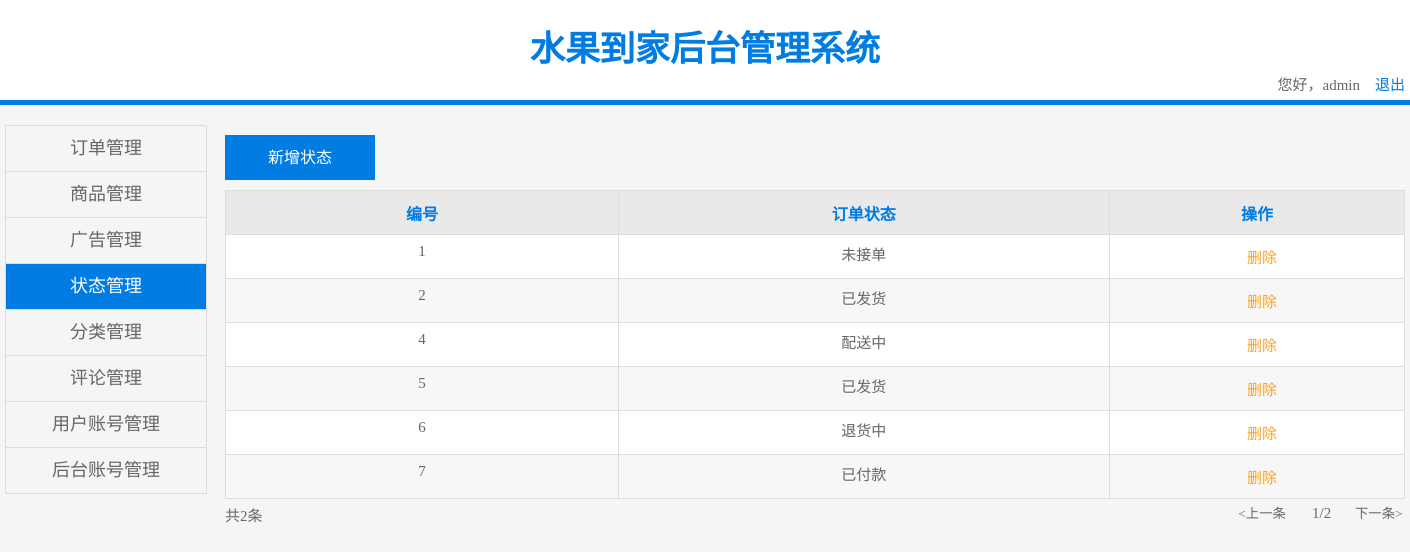
The page /admin/status.php on the database its author committed.
### tables this page shows
CREATE TABLE `status` (
  `id` int(10) unsigned NOT NULL AUTO_INCREMENT,
  `name` varchar(50) NOT NULL,
  PRIMARY KEY (`id`)
);

### admin/status.php (the view, shortened to what this page needs)
<?php
    $sql = "select * from status";
    $rst = mysql_query($sql);
?>
<!DOCTYPE html>
<html lang="en">
<head>
    <link href="css/public.css" type="text/css" rel="stylesheet"/>
    <link href="css/order_statistics.css" type="text/css" rel="stylesheet"/>
</head>
<body>
    <div class="header">
        <div class="header_size">
            <p class="header_title">水果到家后台管理系统 </p>
            <span class="header_exit">您好，admin&nbsp;&nbsp;&nbsp; <a href="#">退出</a></span>
        </div>
    </div>
    <div class="content">
        <div class="con_con">
            <ul class="nav">
                <li><a href="#">订单管理</a></li>
                <li><a href="product.php">商品管理</a></li>
                <li><a href="adv.php">广告管理</a></li>
                <li><a href="status.php" class="active">状态管理</a></li>
                <li><a href="class.php">分类管理</a></li>
                <li><a href="comment.php">评论管理</a></li>
                <li><a href="business.php">用户账号管理</a></li>
                <li><a href="#">后台账号管理</a></li>
            </ul>
            <div class="right">
                 <p class="add"><input type="text" value="新增状态"  onfocus="this.blur()" class="add_newAdv"></p>
                <table class="details">
                    <tr>
                        <th class="classification">编号</th>
                        <th class="name">订单状态</th>
                        <th class="number">操作</th>
                    </tr>
                    <?php while($row=mysql_fetch_assoc($rst)){ ?>
                        <tr>
                            <td class="classification"><span><?php echo $row['id']; ?></span></td>
                            <td class="name"><span><?php echo $row['name']; ?></span></td>
                            <td class="number">
                                <a href="./page/status/delete.php?id=<?php echo $row['id']; ?>&name=<?php echo $row['name']; ?>" class="Delete">删除</a>
                            </td>
                        </tr>
                    <?php } ?>
                </table>
                <div class="page">
                    <p class="left">共2条</p>
                    <p class="right">
                        <input type="text" value="<上一条" onfocus="this.blur()">
                        <span>1/2</span>
                        <input type="text" value="下一条>" onfocus="this.blur()">
                    </p>
                </div>
            </div>
        </div>
    </div>
</body>
</html>

### admin/css/public.css (style rules this page uses)
* { margin: 0; padding: 0; }
body, html { margin: 0; background-color: #f5f5f5; height: 100%; font-family: 微软雅黑; color: rgb(102, 102, 102); font-size: 15px; }
.header { width: 100%; height: 100px; line-height: 100px; background-color: #fff; margin: 0; color: #007ce3; border-bottom: 5px solid #007ce3; text-align: center; }
.header_size { width: 1400px; margin: 0 auto; display: inline-block; }
.header_size a { line-height: 10px; color: #007ce3; text-decoration: none; }
.header_exit { float: right; height: 20px; line-height: 20px; color: rgb(102, 102, 102); margin-top: -25px; }
.header .header_title { width: 688px; line-height: 100px; color: #007ce3; text-align: center; font-size: 35px; font-weight: bold; margin: 0 auto; }
.content { width: 100%; margin: 0 auto; display: inline-block; text-align: center; margin-top: 20px; margin-bottom: 50px; }
.content .con_con { width: 1400px; height: 500px; margin: 0 auto; }
.content .con_con .nav { float: left; width: 200px; border: 1px solid #deddde; font-family: 微软雅黑; border-bottom: 0; }
.content .con_con .nav li { list-style: none; width: 100%; height: 45px; text-align: center; line-height: 45px; border-bottom: 1px solid #deddde; }
.content .con_con .nav li a { display: inline-block; width: 100%; height: 100%; color: rgb(102, 102, 102); text-decoration: none; font-size: 18px; }
.content .con_con .nav li .active { color: #fff; background-color: #007ce3; }
.content .con_con .right { width: 1180px; float: right; height: 500px; margin-bottom: 50px; }
.content .con_con .right .details { border-collapse: collapse; border: 1px solid #deddde; margin-top: 20px; background-color: #fff; width: 100%; }
.content .con_con .right .add { text-align: left; margin-top: 10px; }
.content .con_con .right .add input { width: 150px; height: 45px; line-height: 45px; color: #fff; background-color: #007ce3; border: 0; text-align: center; font-size: 16px; cursor: pointer; }
.content .con_con .right .details { border-collapse: collapse; border: 1px solid #deddde; margin-top: 10px; font-family: 微软雅黑; }
.content .con_con .right .details th { color: #007ce3; background-color: rgb(233, 233, 233); font-size: 16px; font-family: 微软雅黑; }
.content .con_con .right .details td, th { border: 1px solid #deddde; height: 43px; overflow: hidden; text-align: center; font-family: 微软雅黑; }
.content .con_con .right .details td span { min-height: 23px; max-height: 43px; overflow: hidden; padding: 0 7px; display: inline-block; }
.content .con_con .right .details a { color: rgb(254, 159, 33); text-decoration: none; font-size: 15px; width: 40px; margin-left: 10px; font-family: 微软雅黑; }
.content .con_con .right .page { display: inline-block; width: 100%; margin-top: 5px; }
.content .con_con .right .page .left { float: left; font-family: 微软雅黑; }
.content .con_con .right .page .right { float: right; width: 400px; height: 30px; text-align: right; }
.content .con_con .right .page .right span { margin: 0 20px; }
.content .con_con .right .page .right input { color: rgb(102, 102, 102); text-decoration: none; width: 50px; cursor: pointer; background-color: #f5f5f5; border: 0; font-family: 微软雅黑; }

### admin/css/order_statistics.css (style rules this page uses)
.content .con_con .right .details { border-collapse: collapse; border: 1px solid #deddde; margin-top: 10px; background-color: #fff; }
.content .con_con .right .details th { color: #007ce3; }
.content .con_con .right .details td,th { border: 1px solid #deddde; }
.content .con_con .right .details .classification { width: 400px; }
.content .con_con .right .details .name { width: 500px; }
.content .con_con .right .details .number { width: 300px; }

### rows shown on the page
status: id "1", name "未接单"
status: id "2", name "已发货"
status: id "4", name "配送中"
status: id "5", name "已发货"
status: id "6", name "退货中"
status: id "7", name "已付款"
